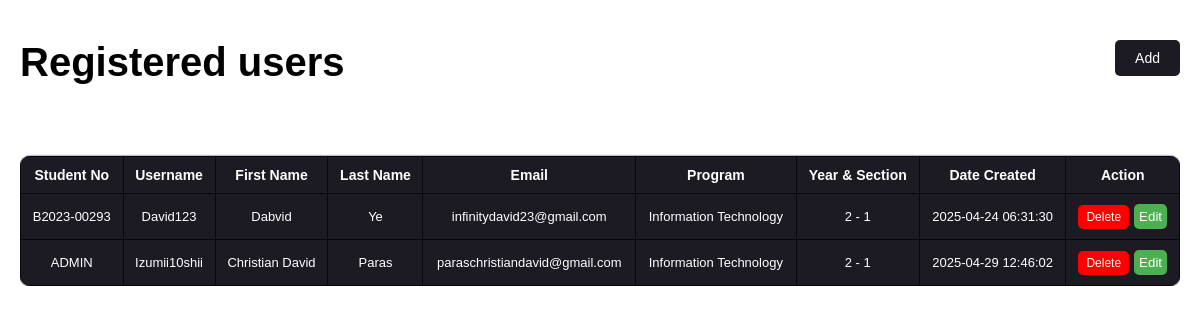
Page /php/adminUsersList.php on the earlier database version.
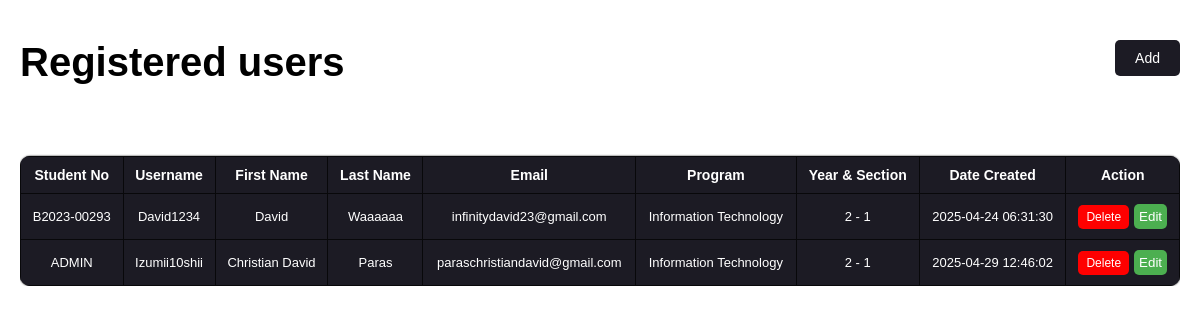
Same page on the later database version.
### tables this page shows
CREATE TABLE `student_tb` (
  `account_id` int(11) NOT NULL AUTO_INCREMENT,
  `student_no` varchar(20) NOT NULL,
  `username` varchar(50) NOT NULL,
  `fname` varchar(50) NOT NULL,
  `lname` varchar(50) NOT NULL,
  `password` varchar(255) NOT NULL,
  `email` varchar(100) NOT NULL,
  `program` varchar(100) NOT NULL,
  `year` varchar(10) NOT NULL,
  `section` varchar(10) NOT NULL,
  `created_at` timestamp NOT NULL DEFAULT current_timestamp(),
  `otp_enabled` tinyint(1) DEFAULT 1,
  `is_admin` tinyint(1) DEFAULT 0,
  `profile_pic` varchar(255) DEFAULT NULL,
  PRIMARY KEY (`account_id`),
  UNIQUE KEY `username` (`username`),
  UNIQUE KEY `email` (`email`)
);

### php/adminUsersList.php (the view, shortened to what this page needs)
<?php
include("db_conn.php");
$query = "SELECT * FROM student_tb";
$result = mysqli_query($conn, $query);
?>
<!DOCTYPE html>
<html lang="en">
<head>
    <link rel="stylesheet" href="../css/adminUsersList.css">
</head>
<body>
    <div class="userListContainer">
        <div class="header">
            <h2>Registered users</h2>
            <button type="button" class="addUserBTN" onclick="showAddUserForm()">Add</button>
        </div>
        <div class="table-container">
            <table class="user-table">
                <thead>
                    <tr>
                        <th>Student No</th>
                        <th>Username</th>
                        <th>First Name</th>
                        <th>Last Name</th>
                        <th>Email</th>
                        <th>Program</th>
                        <th>Year & Section</th>
                        <th>Date Created</th>
                        <th>Action</th>
                    </tr>
                </thead>
                <tbody>
                    <?php if ($result && mysqli_num_rows($result) > 0): ?>
                        <?php while ($row = mysqli_fetch_assoc($result)): ?>
                            <tr>
                                <td><?php echo $row['student_no']; ?></td>
                                <td><?php echo $row['username']; ?></td>
                                <td><?php echo $row['fname']; ?></td>
                                <td><?php echo $row['lname']; ?></td>
                                <td><?php echo $row['email']; ?></td>
                                <td><?php echo $row['program']; ?></td>
                                <td><?php echo $row['year'] . " - " . $row['section']; ?></td>
                                <td><?php echo $row['created_at']; ?></td>
                                <td>
                                    <div class="actionRow">
                                        <a href="javascript:void(0);" class="deleteBTN" id="deleteBTN"
                                            onclick="confirmDeletion('<?php echo $row['student_no']; ?>');">Delete</a>
                                        <button type="button" class="editUserBTN"
                                            data-student_no="<?php echo $row['student_no']; ?>"
                                            data-username="<?php echo $row['username']; ?>"
                                            data-fname="<?php echo $row['fname']; ?>" data-lname="<?php echo $row['lname']; ?>"
                                            data-email="<?php echo $row['email']; ?>"
                                            data-password="<?php echo $row['password']; ?>"
                                            data-program="<?php echo $row['program']; ?>"
                                            data-year="<?php echo $row['year']; ?>"
                                            data-section="<?php echo $row['section']; ?>">
                                            Edit
                                        </button>
                                    </div>
                                </td>
                            </tr>
                        <?php endwhile; ?>
                    <?php else: ?>
                        <tr>
                            <td colspan="9">No users found.</td>
                        </tr>
                    <?php endif; ?>
                </tbody>
            </table>
        </div>
    </div>
</body>
</html>

### css/adminUsersList.css (style rules this page uses)
* { box-sizing: border-box; margin: 0; padding: 0; overflow: auto; }
body { display: flex; flex-direction: column; justify-content: center; align-items: center; font-family: sans-serif; margin: 0; padding: 0; box-sizing: border-box; }
.userListContainer { display: flex; flex-direction: column; padding: 20px; }
.userListContainer { width: 100%; }
.header { display: flex; justify-content: space-between; margin: 20px 0; }
.header h2 { font-size: 40px; }
.addUserBTN { padding: 10px 20px; border-radius: 5px; border: none; background-color: #1c1b24; color: white; cursor: pointer; font-size: 14px; margin-bottom: 20px; }
.actionRow { display: flex; flex-direction: row; justify-content: center; align-items: center; gap: 10px; }
.actionRow a { text-decoration: none; color: white; background-color: red; padding: 5px 10px; border-radius: 5px; font-size: 14px; }
.table-container { width: 100%; overflow-x: auto; margin-top: 20px; }
.user-table { width: 100%; border-collapse: collapse; text-align: left; background-color: #1c1b24; box-shadow: 0 0 2px black; border-radius: 10px; overflow: hidden; font-size: 14px; color: white; }
.user-table th, .user-table td { border: 1px solid #08080a; }
.user-table th { background-color: #1c1b24; font-weight: bold; text-align: center; font-size: 14px; }
.user-table td { text-align: center; font-size: 13px; }
.actionRow { display: flex; justify-content: center; gap: 5px; }
.actionRow a { text-decoration: none; color: white; background-color: red; padding: 5px 8px; border-radius: 5px; font-size: 12px; }
.editUserBTN { background-color: #4CAF50; color: white; border: none; padding: 5px; border-radius: 5px; cursor: pointer; }
table { width: 100%; border-collapse: collapse; margin-top: 20px; }
th, td { padding: 10px; border: 1px solid #ccc; text-align: left; }
th { background-color: #eee; }

Differences in the rows shown:
changed student_tb "infinitydavid23@gmail.com": username "David123" → "David1234"; fname "Dabvid" → "David"; lname "Ye" → "Waaaaaa"
